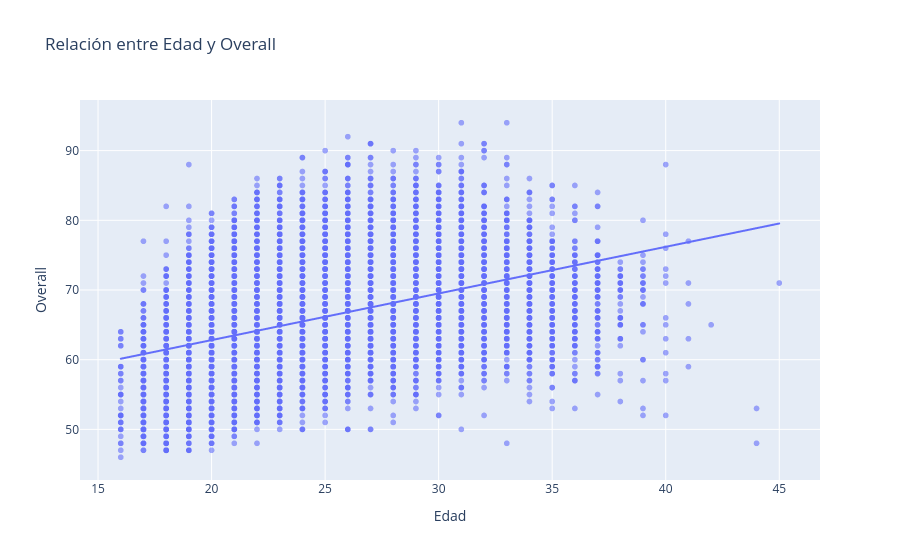

This figure's notebook cell:
### Code cell
# Crear el scatter plot interactivo
fig = px.scatter(df, x="Age", y="Overall",
                 title="Relación entre Edad y Overall",
                 labels={"Age": "Edad", "Overall": "Overall"},
                 opacity=0.6, trendline="ols")  # Agregar línea de tendencia

# Mostrar la figura
fig.show()

### Figure 1 — Plotly figure (JSON) as saved in the notebook; plotly's stock layout.template omitted (floating-point values rounded to 4 significant figures; data arrays with more than 128 entries replaced by an {"elided": "..."} marker saying what was removed)
{"data": [{"hovertemplate": "Edad=%{x}<br>Overall=%{y}<extra></extra>", "legendgroup": "", "marker": {"color": "#636efa", "opacity": 0.6, "symbol": "circle"}, "mode": "markers", "name": "", "showlegend": false, "type": "scattergl", "x": {"elided": "18207 int values"}, "xaxis": "x", "y": {"elided": "18207 int values"}, "yaxis": "y"}, {"hovertemplate": "<b>OLS trendline</b><br>Overall = 0.669227 * Age + 49.4262<br>R<sup>2</sup>=0.204620<br><br>Edad=%{x}<br>Overall=%{y} <b>(trend)</b><extra></extra>", "legendgroup": "", "marker": {"color": "#636efa", "symbol": "circle"}, "mode": "lines", "name": "", "showlegend": false, "type": "scattergl", "x": {"elided": "18207 int values"}, "xaxis": "x", "y": {"elided": "18207 float values"}, "yaxis": "y"}], "layout": {"legend": {"tracegroupgap": 0}, "title": {"text": "Relación entre Edad y Overall"}, "xaxis": {"anchor": "y", "domain": [0, 1], "title": {"text": "Edad"}}, "yaxis": {"anchor": "x", "domain": [0, 1], "title": {"text": "Overall"}}}}
